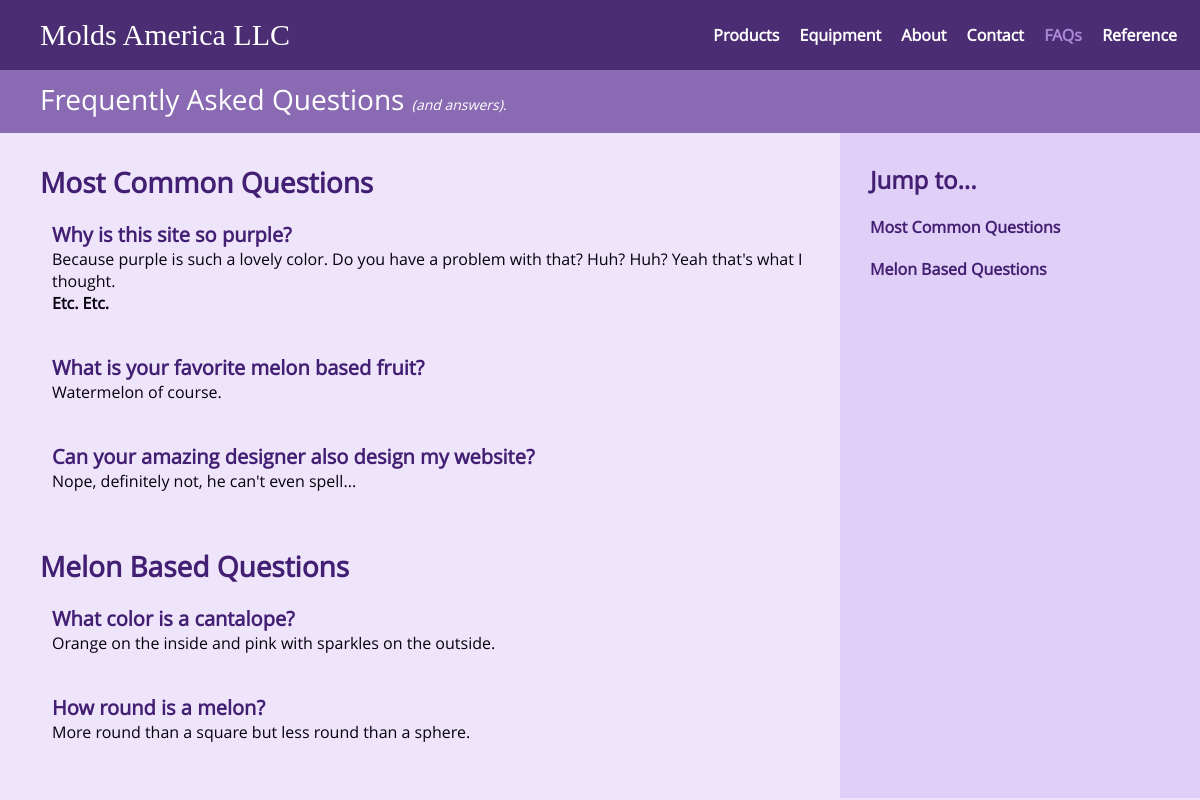
The page /faqs/ on the database its author committed.
### faqs/models.py (models this page shows, shortened)
class FaqCategory(models.Model):
    position = models.PositiveIntegerField()
    display_text = models.CharField(max_length=150)
    class Meta:
        ordering = ['position', 'display_text']

class Faq(MarkdownModel):
    title = models.CharField(max_length=250)
    position = models.PositiveIntegerField()
    category = models.ForeignKey(FaqCategory, on_delete=models.CASCADE)

### common/models.py (models this page shows, shortened)
class MarkdownModel(models.Model):
    markdown = models.TextField()
    html = models.TextField()

### faqs/views.py (the view)
def index(request):
    faq_categories = []
    for category in FaqCategory.objects.all():
        faq_categories.append({
            'display_text': category.display_text,
            'faqs': Faq.objects.filter(category=category)
            })
    context = {
        'faq_categories': faq_categories
    }
    return basicPage(request, 'faqs/base_faq.html', context)

### common/templatetags/common_extras.py (called while the page is built)
@register.simple_tag
def app_active(request, app_name):
    if app_name in request.resolver_match.app_names:
        return 'active'
    else:
        return ''

### common/views.py (called while the page is built)
def basicPage(request, template_name, additional_context):
    context = {}
    context.update(additional_context)  # Add additional items.
    return render(request, template_name, context)

### faqs/templates/faqs/base_faq.html
{% extends "common/base.html" %}
{% load static %}
{% block aditional_stylesheets %}
<link rel="stylesheet" type="text/css" href="{% static 'faqs/faq_style.css' %}">
{% endblock %}
{% block subheader_content %}
<a href="{% url 'faqs:index' %}">Frequently Asked Questions <small>(and answers).</small></a>
{% endblock %}
{% block sidebar %}
<h2>Jump to...</h2>
<ul>
{% for category in faq_categories %}
  <li class=category>
    <a href="#{{ category.display_text }}">{{ category.display_text }}</a>
    <ul>
    {% for faq in category.faqs %}
      <li class="faq child-section"><a href="#{{ category.display_text }}:{{ faq.title }}">{{ faq.question_text }}</a></li>
    {% endfor %}
    </ul>
  </li>
{% endfor %}
</ul>
{% endblock %}
{% block main_content %}
{% for category in faq_categories %}
  <section id="{{ category.display_text }}" class="stacked-section-category">
    <h1>{{ category.display_text }}</h1>
    {% for faq in category.faqs %}
    <section id="{{ category.display_text }}:{{ faq.title }}" class="stacked-section-no-thumnail child-section">
      <h3>{{ faq.title }}</h3>
      <div class="answer">
        {{ faq.html|safe }}
      </div>
    </section>
    {% endfor %}
  </section>
{% endfor %}
{% endblock %}

### common/static/common/style.css (style rules this page uses)
* { color: inherit; padding: 0px; margin: 0px; text-decoration: none; }
body { background-color: #EEE5FB; font-family: 'Open Sans', sans-serif; font-size: 16px; }
h1 { color: #431F73; font-size: 28px; font-weight: bold; }
h2 { color: #431F73; font-size: 24px; font-weight: bold; }
h3 { color: #431F73; font-size: 20px; font-weight: bold; }
a { color: #431F73; }
.subheader, .subheader *, .subheader *:hover, .subheader *:active { background-color: #8A6BB3; color: white; font-weight: normal; font-size: 28px; }
.subheader * { display: inline-block; }
.subheader small { font-size: 14px; font-style: italic; }
.stacked-section-category { padding-bottom: 35px; }
.stacked-section-no-thumnail { padding-bottom: 20px; padding-top: 20px; }
.child-section { padding-left: 12px; }

### faqs/static/faqs/faq_style.css (style rules this page uses)
.sidebar ul { list-style-type: none; }
.sidebar > ul { padding-top: 20px; }
.sidebar li { padding-bottom: 5px; }
.sidebar .category > a { color: #431F73; font-weight: bold; }
.sidebar .faq { font-size: 15px; }

### rows shown on the page
FaqCategory: display_text "Most Common Questions", display_text "Most Common Questions"
FaqCategory: display_text "Melon Based Questions", display_text "Melon Based Questions"
Faq: title "Why is this site so purple?", html "Because purple is such a lovely color. Do you have a problem with that? Huh? Huh? Yeah that's what I thought. Etc. Etc."
Faq: title "What is your favorite melon based fruit?", html "Watermelon of course."
Faq: title "Can your amazing designer also design my website?", html "Nope, definitely not, he can't even spell..."
Faq: title "What color is a cantalope?", html "Orange on the inside and pink with sparkles on the outside."
Faq: title "How round is a melon?", html "More round than a square but less round than a sphere."
